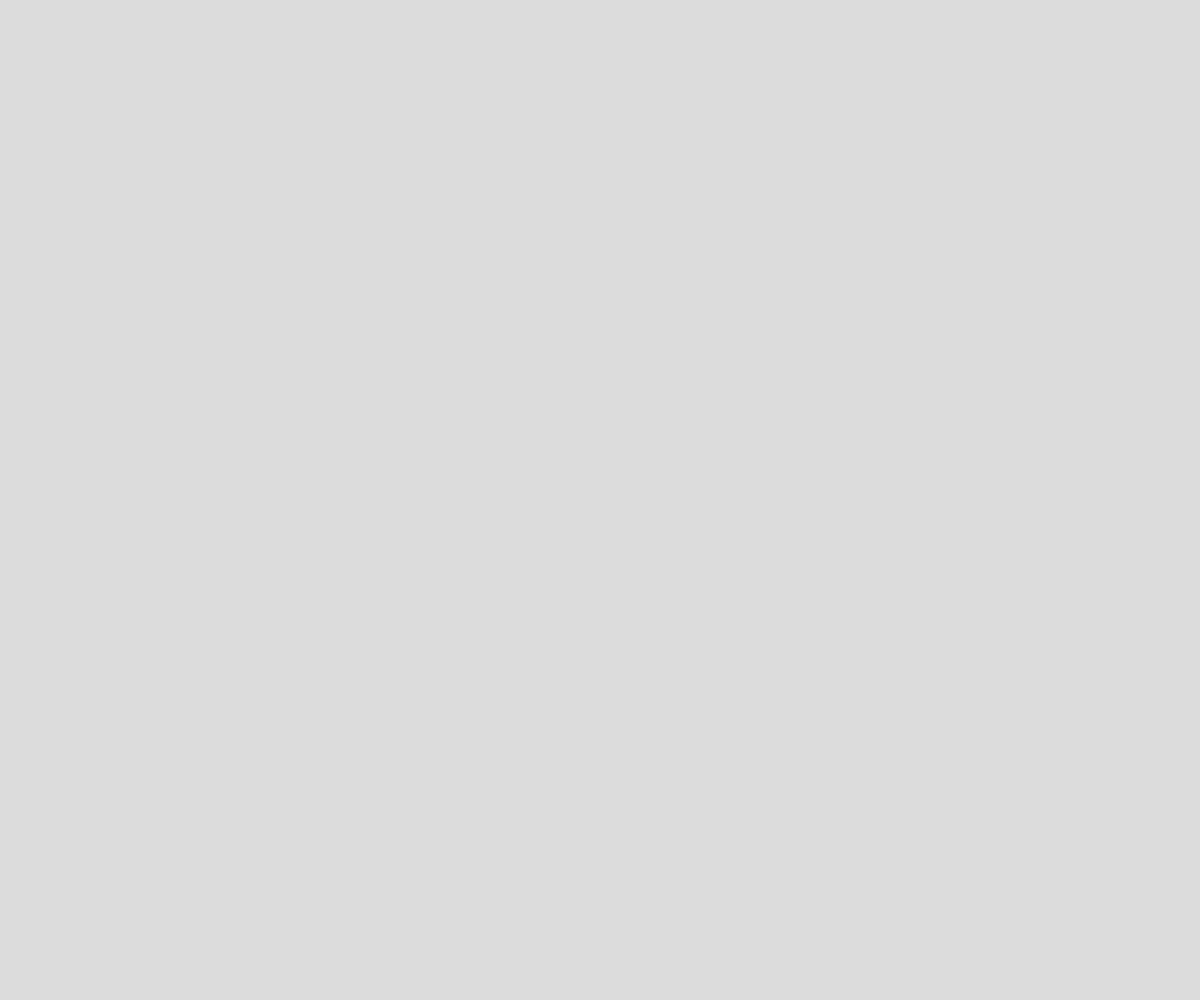
Frame 1 (no input)
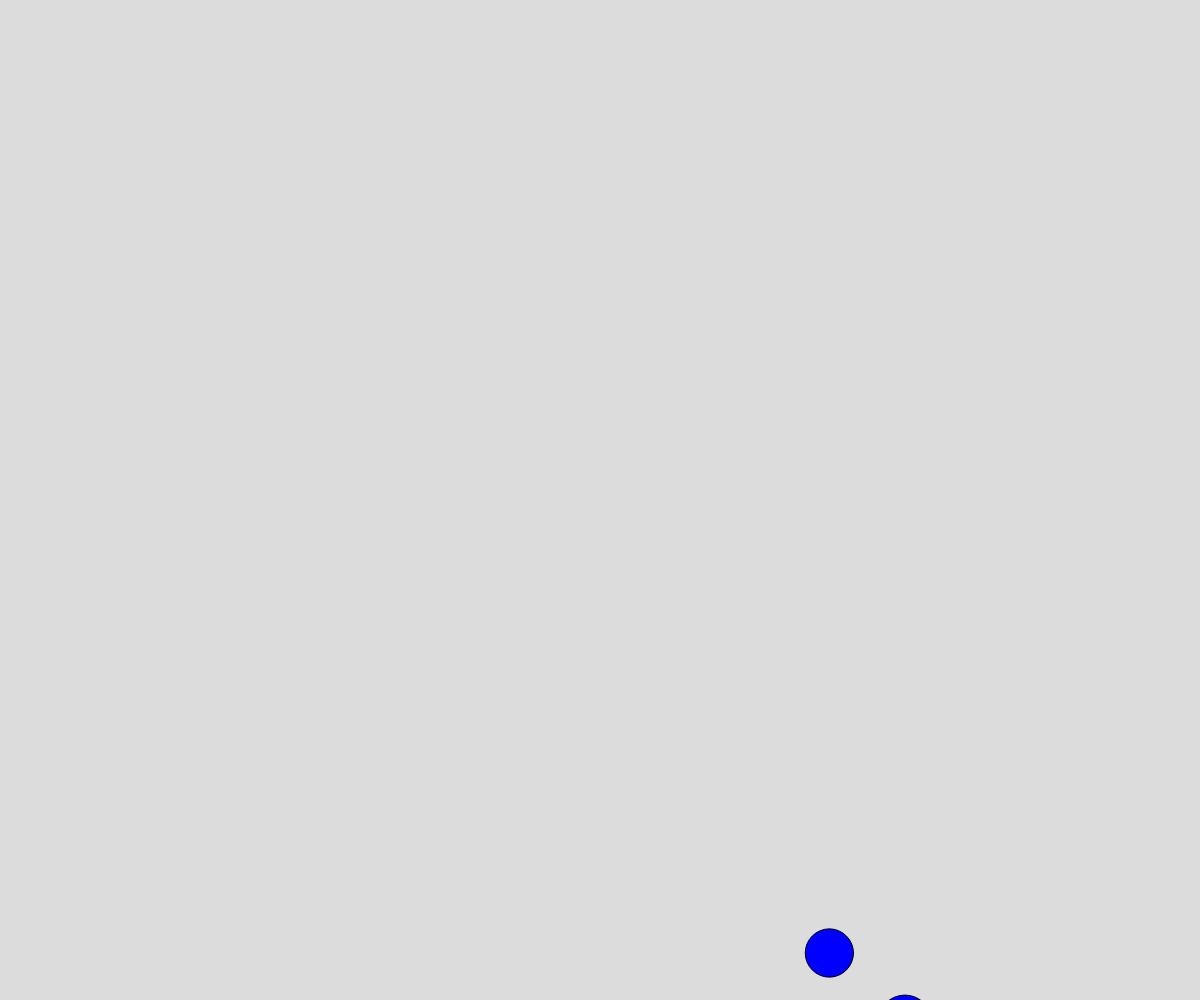
Frame 60 (no input)
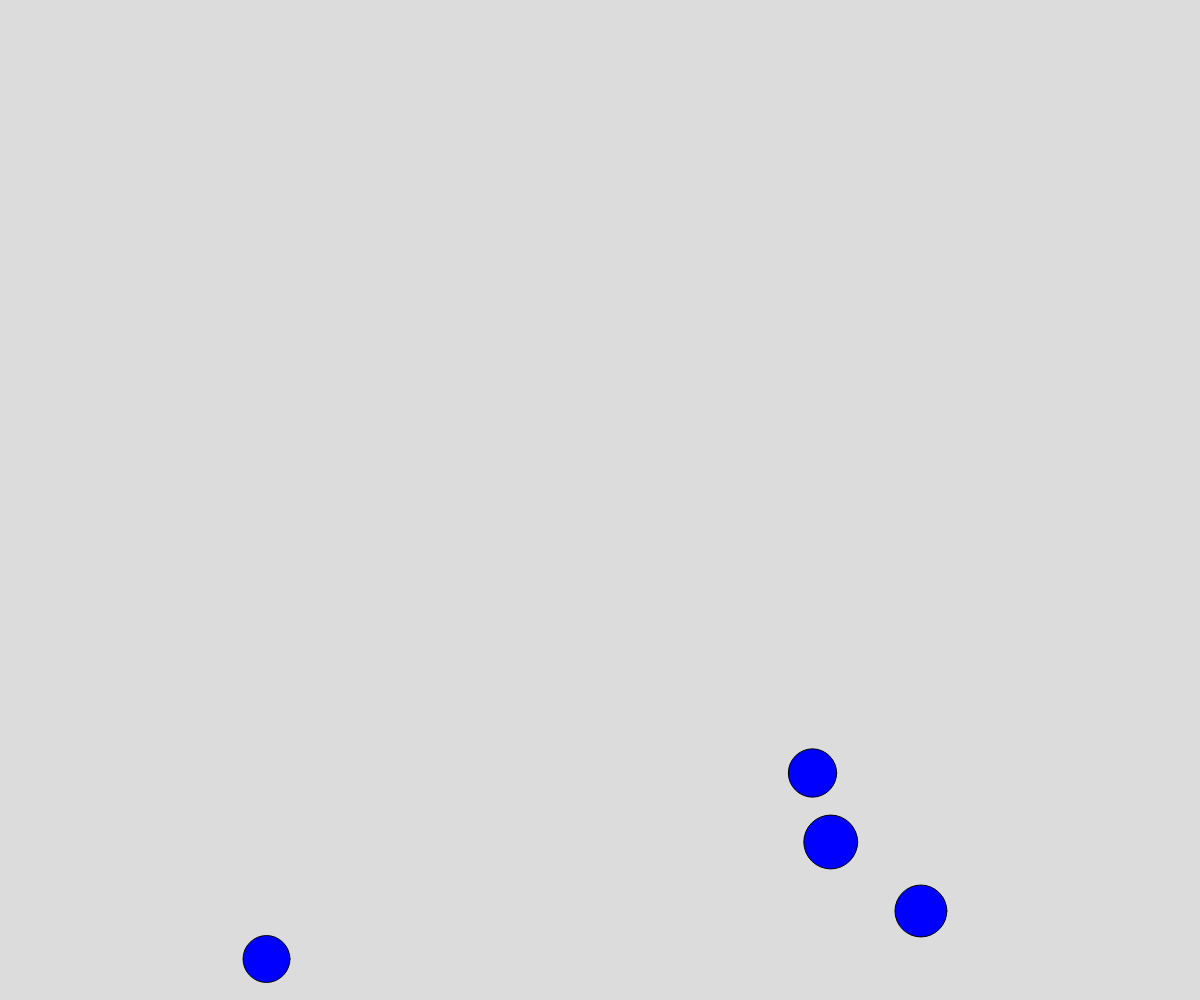
Frame 120 (the mouse pressed at the canvas centre since frame 60)

The p5.js sketch that drew these frames (run headless with seeded random() and noise() and a simulated clock; from frame 60 on, the mouse is pressed at the canvas centre):

// p5.js sketch
// ── sketch.js
// bubble oop

let theBubbles = [];

function setup() {
  createCanvas(windowWidth, windowHeight);
  window.setInterval(spawnBubble,500);
}

function draw() {
  background(220);
  for (let i=theBubbles.length-1; i>=0; i--){
    if (theBubbles[i].isPopped){
      theBubbles.splice(i, 1);
    }
    else {
      theBubbles[i].move();
      theBubbles[i].display();
    }
  }
}

function spawnBubble(){
  let someBubble = new bubble();
  theBubbles.push(someBubble);
}

class bubble{
  constructor(){
    this.x = random(width);
    this.y = height + 100;
    this.dx = 0;
    this.dy = -3;
    this.radius = random(20,40);
    this.theta = 0;
    this.isAlive = true;
    this.popTime = 0;
    this.waitTime = 1000;
    this.isPopped = false;
  }
  move(){
    if (this.y - this.radius >= 0){
      this.x += this.dx;
      this.y += this.dy;

      this.dx = map(noise(this.theta), 0, 1, -5, 5) ;
      this.theta += 0.02;
    }
    else if (this.isAlive){
      this.isAlive = false;
      this.popTime = millis();
    }
    else {
      if (millis() >this.popTime + this.waitTime){
        this.isPopped = true;
      }
    }
  }
  display(){
    if (!this.isPopped){
    fill("blue");
    ellipse(this.x, this.y, this.radius*2,this.radius*2);
    }
  }
}
